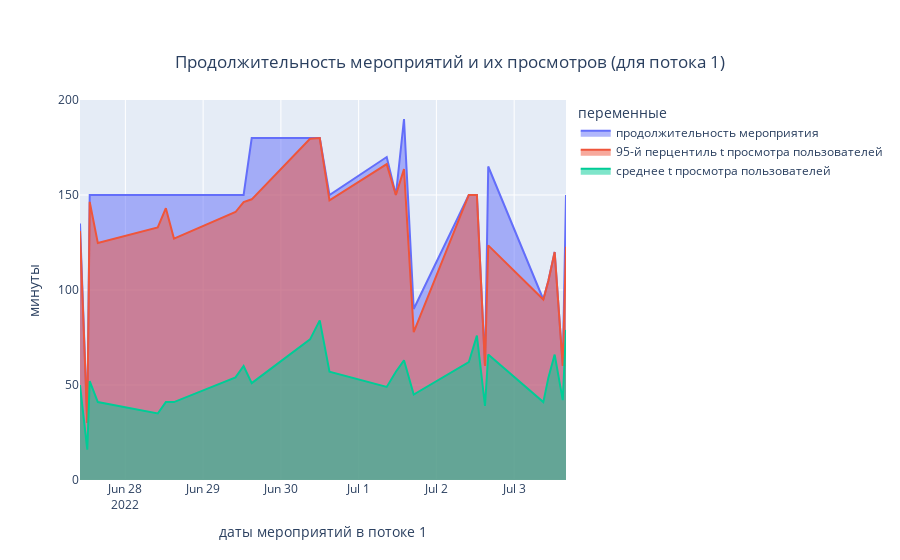
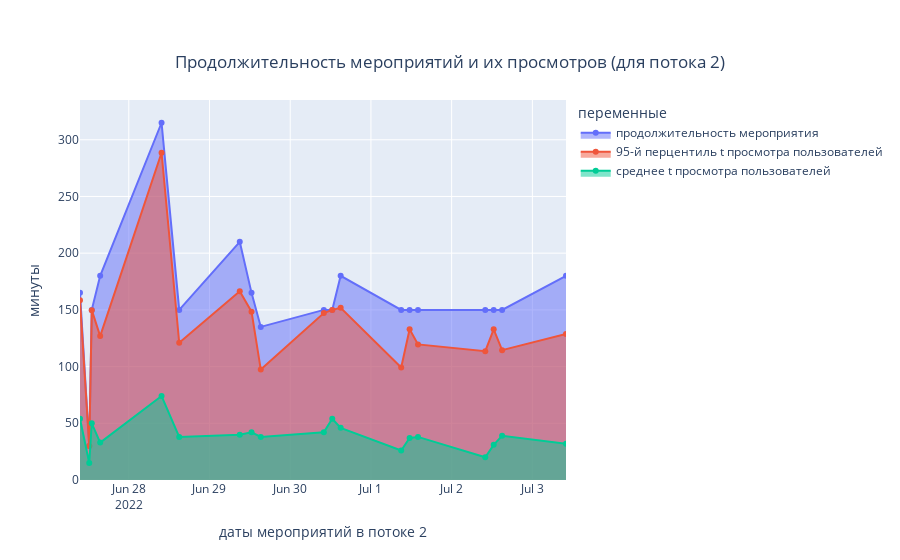
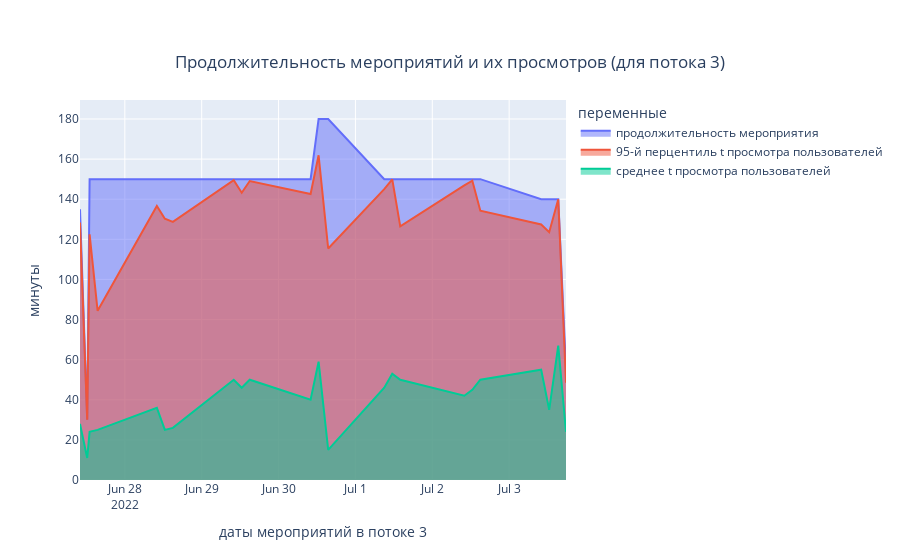
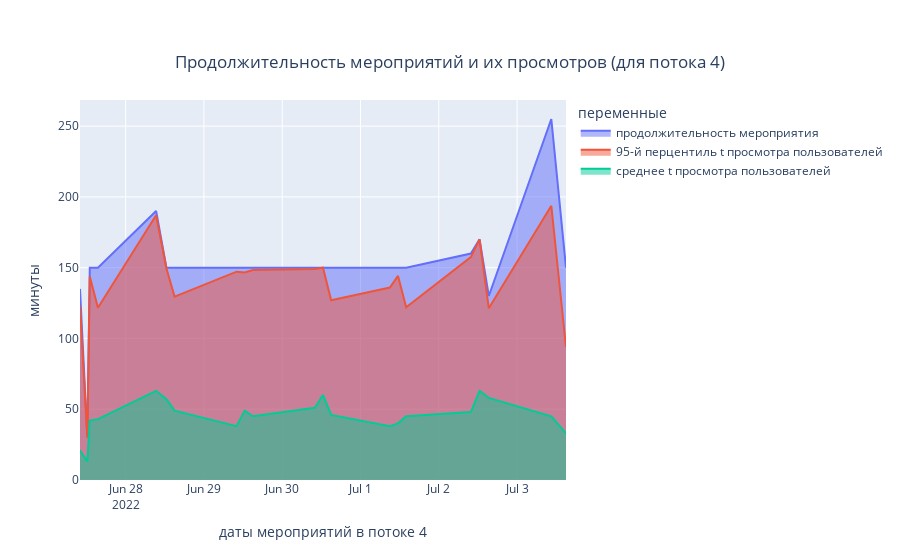

Notebook code cell kept with these figures, in order:
### Code cell
# по каждому потоку выводим на график информацию о длительности мероприятий, 95-й перцентиль по времени 
# просмотра у зрителей, среднее время просмотра у зрителей 

for p in events_view_duration['potok'].unique():
    
    fig = go.Figure()

    fig.add_trace(go.Scatter(
        x= events_view_duration.query(f'potok == {p}')['event_date_start'],
        y= events_view_duration.query(f'potok == {p}')['event_duration_minutes'],
        name="продолжительность мероприятия", fill='tozeroy'      
    ))


    fig.add_trace(go.Scatter(
        x= events_view_duration.query(f'potok == {p}')['event_date_start'],
        y= events_view_duration.query(f'potok == {p}')['perc95_view_duration_minutes'],
        name="95-й перцентиль t просмотра пользователей", fill='tozeroy' 
    ))

    fig.add_trace(go.Scatter(
        x= events_view_duration.query(f'potok == {p}')['event_date_start'],
        y= events_view_duration.query(f'potok == {p}')['avg_view_duration_minutes'],
        name="среднее t просмотра пользователей", fill='tozeroy'
    ))

    fig.update_layout(
        title = {
            'text': f"Продолжительность мероприятий и их просмотров (для потока {p})",
            'y':0.9,
            'x':0.5,
            'xanchor': 'center',
            'yanchor': 'top'},
         legend = {"title" : "переменные"},
         xaxis_title= f"даты мероприятий в потоке {p}", 
         yaxis_title= "минуты")


    fig.show()

### Figure 1 — Plotly figure (JSON) as saved in the notebook; plotly's stock layout.template omitted (floating-point values rounded to 4 significant figures)
{"data": [{"fill": "tozeroy", "name": "продолжительность мероприятия", "type": "scatter", "x": ["2022-06-27T10:00:00", "2022-06-27T12:15:00", "2022-06-27T13:00:00", "2022-06-27T15:30:00", "2022-06-28T10:00:00", "2022-06-28T12:30:00", "2022-06-28T15:00:00", "2022-06-29T10:00:00", "2022-06-29T12:30:00", "2022-06-29T15:00:00", "2022-06-30T09:00:00", "2022-06-30T12:00:00", "2022-06-30T15:00:00", "2022-07-01T08:40:00", "2022-07-01T11:30:00", "2022-07-01T14:00:00", "2022-07-01T17:00:00", "2022-07-02T10:00:00", "2022-07-02T12:30:00", "2022-07-02T15:00:00", "2022-07-02T16:00:00", "2022-07-03T09:00:00", "2022-07-03T10:35:00", "2022-07-03T12:30:00", "2022-07-03T15:00:00", "2022-07-03T16:00:00"], "y": [135, 30, 150, 150, 150, 150, 150, 150, 150, 180, 180, 180, 150, 170, 150, 190, 90, 150, 150, 60, 165, 95, 105, 120, 60, 150]}, {"fill": "tozeroy", "name": "95-й перцентиль t просмотра пользователей", "type": "scatter", "x": ["2022-06-27T10:00:00", "2022-06-27T12:15:00", "2022-06-27T13:00:00", "2022-06-27T15:30:00", "2022-06-28T10:00:00", "2022-06-28T12:30:00", "2022-06-28T15:00:00", "2022-06-29T10:00:00", "2022-06-29T12:30:00", "2022-06-29T15:00:00", "2022-06-30T09:00:00", "2022-06-30T12:00:00", "2022-06-30T15:00:00", "2022-07-01T08:40:00", "2022-07-01T11:30:00", "2022-07-01T14:00:00", "2022-07-01T17:00:00", "2022-07-02T10:00:00", "2022-07-02T12:30:00", "2022-07-02T15:00:00", "2022-07-02T16:00:00", "2022-07-03T09:00:00", "2022-07-03T10:35:00", "2022-07-03T12:30:00", "2022-07-03T15:00:00", "2022-07-03T16:00:00"], "y": [131.1, 30, 146.4, 124.8, 132.9, 143.0, 127.0, 141.0, 146.3, 147.7, 179.6, 180, 147.2, 166.2, 150, 163.6, 77.85, 150, 150, 60, 123.5, 95, 105, 120, 60, 122.8]}, {"fill": "tozeroy", "name": "среднее t просмотра пользователей", "type": "scatter", "x": ["2022-06-27T10:00:00", "2022-06-27T12:15:00", "2022-06-27T13:00:00", "2022-06-27T15:30:00", "2022-06-28T10:00:00", "2022-06-28T12:30:00", "2022-06-28T15:00:00", "2022-06-29T10:00:00", "2022-06-29T12:30:00", "2022-06-29T15:00:00", "2022-06-30T09:00:00", "2022-06-30T12:00:00", "2022-06-30T15:00:00", "2022-07-01T08:40:00", "2022-07-01T11:30:00", "2022-07-01T14:00:00", "2022-07-01T17:00:00", "2022-07-02T10:00:00", "2022-07-02T12:30:00", "2022-07-02T15:00:00", "2022-07-02T16:00:00", "2022-07-03T09:00:00", "2022-07-03T10:35:00", "2022-07-03T12:30:00", "2022-07-03T15:00:00", "2022-07-03T16:00:00"], "y": [50, 16, 52, 41, 35, 41, 41, 54, 60, 51, 74, 84, 57, 49, 57, 63, 45, 62, 76, 39, 66, 41, 54, 66, 42, 79]}], "layout": {"legend": {"title": {"text": "переменные"}}, "title": {"text": "Продолжительность мероприятий и их просмотров (для потока 1)", "x": 0.5, "xanchor": "center", "y": 0.9, "yanchor": "top"}, "xaxis": {"title": {"text": "даты мероприятий в потоке 1"}}, "yaxis": {"title": {"text": "минуты"}}}}

### Figure 2 — Plotly figure (JSON) as saved in the notebook; plotly's stock layout.template omitted (floating-point values rounded to 4 significant figures)
{"data": [{"fill": "tozeroy", "name": "продолжительность мероприятия", "type": "scatter", "x": ["2022-06-27T09:30:00", "2022-06-27T12:15:00", "2022-06-27T13:00:00", "2022-06-27T15:30:00", "2022-06-28T09:45:00", "2022-06-28T15:00:00", "2022-06-29T09:00:00", "2022-06-29T12:30:00", "2022-06-29T15:15:00", "2022-06-30T10:00:00", "2022-06-30T12:30:00", "2022-06-30T15:00:00", "2022-07-01T09:00:00", "2022-07-01T11:30:00", "2022-07-01T14:00:00", "2022-07-02T10:00:00", "2022-07-02T12:30:00", "2022-07-02T15:00:00", "2022-07-03T10:00:00"], "y": [165, 30, 150, 180, 315, 150, 210, 165, 135, 150, 150, 180, 150, 150, 150, 150, 150, 150, 180]}, {"fill": "tozeroy", "name": "95-й перцентиль t просмотра пользователей", "type": "scatter", "x": ["2022-06-27T09:30:00", "2022-06-27T12:15:00", "2022-06-27T13:00:00", "2022-06-27T15:30:00", "2022-06-28T09:45:00", "2022-06-28T15:00:00", "2022-06-29T09:00:00", "2022-06-29T12:30:00", "2022-06-29T15:15:00", "2022-06-30T10:00:00", "2022-06-30T12:30:00", "2022-06-30T15:00:00", "2022-07-01T09:00:00", "2022-07-01T11:30:00", "2022-07-01T14:00:00", "2022-07-02T10:00:00", "2022-07-02T12:30:00", "2022-07-02T15:00:00", "2022-07-03T10:00:00"], "y": [158.5, 30, 149.8, 126.9, 288.6, 121, 166.5, 148.5, 97.36, 147.2, 150, 151.8, 99.19, 133.0, 119.5, 113.6, 132.8, 114.5, 128.8]}, {"fill": "tozeroy", "name": "среднее t просмотра пользователей", "type": "scatter", "x": ["2022-06-27T09:30:00", "2022-06-27T12:15:00", "2022-06-27T13:00:00", "2022-06-27T15:30:00", "2022-06-28T09:45:00", "2022-06-28T15:00:00", "2022-06-29T09:00:00", "2022-06-29T12:30:00", "2022-06-29T15:15:00", "2022-06-30T10:00:00", "2022-06-30T12:30:00", "2022-06-30T15:00:00", "2022-07-01T09:00:00", "2022-07-01T11:30:00", "2022-07-01T14:00:00", "2022-07-02T10:00:00", "2022-07-02T12:30:00", "2022-07-02T15:00:00", "2022-07-03T10:00:00"], "y": [54, 15, 50, 33, 74, 38, 40, 42, 38, 42, 54, 46, 26, 37, 38, 20, 31, 39, 32]}], "layout": {"legend": {"title": {"text": "переменные"}}, "title": {"text": "Продолжительность мероприятий и их просмотров (для потока 2)", "x": 0.5, "xanchor": "center", "y": 0.9, "yanchor": "top"}, "xaxis": {"title": {"text": "даты мероприятий в потоке 2"}}, "yaxis": {"title": {"text": "минуты"}}}}

### Figure 3 — Plotly figure (JSON) as saved in the notebook; plotly's stock layout.template omitted (floating-point values rounded to 4 significant figures)
{"data": [{"fill": "tozeroy", "name": "продолжительность мероприятия", "type": "scatter", "x": ["2022-06-27T10:00:00", "2022-06-27T12:15:00", "2022-06-27T13:00:00", "2022-06-27T15:30:00", "2022-06-28T10:00:00", "2022-06-28T12:30:00", "2022-06-28T15:00:00", "2022-06-29T10:00:00", "2022-06-29T12:30:00", "2022-06-29T15:00:00", "2022-06-30T10:00:00", "2022-06-30T12:30:00", "2022-06-30T15:30:00", "2022-07-01T09:00:00", "2022-07-01T11:30:00", "2022-07-01T14:00:00", "2022-07-02T10:00:00", "2022-07-02T12:30:00", "2022-07-02T15:00:00", "2022-07-03T10:00:00", "2022-07-03T12:30:00", "2022-07-03T15:20:00", "2022-07-03T17:45:00"], "y": [135, 30, 150, 150, 150, 150, 150, 150, 150, 150, 150, 180, 180, 150, 150, 150, 150, 150, 150, 140, 140, 140, 55]}, {"fill": "tozeroy", "name": "95-й перцентиль t просмотра пользователей", "type": "scatter", "x": ["2022-06-27T10:00:00", "2022-06-27T12:15:00", "2022-06-27T13:00:00", "2022-06-27T15:30:00", "2022-06-28T10:00:00", "2022-06-28T12:30:00", "2022-06-28T15:00:00", "2022-06-29T10:00:00", "2022-06-29T12:30:00", "2022-06-29T15:00:00", "2022-06-30T10:00:00", "2022-06-30T12:30:00", "2022-06-30T15:30:00", "2022-07-01T09:00:00", "2022-07-01T11:30:00", "2022-07-01T14:00:00", "2022-07-02T10:00:00", "2022-07-02T12:30:00", "2022-07-02T15:00:00", "2022-07-03T10:00:00", "2022-07-03T12:30:00", "2022-07-03T15:20:00", "2022-07-03T17:45:00"], "y": [128.4, 30, 122.5, 84.34, 136.6, 130.2, 128.7, 149.5, 143.2, 149.1, 142.6, 161.9, 115.4, 145.0, 149.9, 126.5, 146.9, 149.2, 134.3, 127.4, 123.6, 140, 48.46]}, {"fill": "tozeroy", "name": "среднее t просмотра пользователей", "type": "scatter", "x": ["2022-06-27T10:00:00", "2022-06-27T12:15:00", "2022-06-27T13:00:00", "2022-06-27T15:30:00", "2022-06-28T10:00:00", "2022-06-28T12:30:00", "2022-06-28T15:00:00", "2022-06-29T10:00:00", "2022-06-29T12:30:00", "2022-06-29T15:00:00", "2022-06-30T10:00:00", "2022-06-30T12:30:00", "2022-06-30T15:30:00", "2022-07-01T09:00:00", "2022-07-01T11:30:00", "2022-07-01T14:00:00", "2022-07-02T10:00:00", "2022-07-02T12:30:00", "2022-07-02T15:00:00", "2022-07-03T10:00:00", "2022-07-03T12:30:00", "2022-07-03T15:20:00", "2022-07-03T17:45:00"], "y": [28, 11, 24, 25, 36, 25, 26, 50, 46, 50, 40, 59, 15, 46, 53, 50, 42, 45, 50, 55, 35, 67, 24]}], "layout": {"legend": {"title": {"text": "переменные"}}, "title": {"text": "Продолжительность мероприятий и их просмотров (для потока 3)", "x": 0.5, "xanchor": "center", "y": 0.9, "yanchor": "top"}, "xaxis": {"title": {"text": "даты мероприятий в потоке 3"}}, "yaxis": {"title": {"text": "минуты"}}}}

### Figure 4 — Plotly figure (JSON) as saved in the notebook; plotly's stock layout.template omitted (floating-point values rounded to 4 significant figures)
{"data": [{"fill": "tozeroy", "name": "продолжительность мероприятия", "type": "scatter", "x": ["2022-06-27T10:00:00", "2022-06-27T12:15:00", "2022-06-27T13:00:00", "2022-06-27T15:30:00", "2022-06-28T09:20:00", "2022-06-28T12:30:00", "2022-06-28T15:00:00", "2022-06-29T10:00:00", "2022-06-29T12:30:00", "2022-06-29T15:00:00", "2022-06-30T10:00:00", "2022-06-30T12:30:00", "2022-06-30T15:00:00", "2022-07-01T09:00:00", "2022-07-01T11:30:00", "2022-07-01T14:00:00", "2022-07-02T09:50:00", "2022-07-02T12:30:00", "2022-07-02T15:20:00", "2022-07-03T10:30:00", "2022-07-03T15:00:00"], "y": [135, 30, 150, 150, 190, 150, 150, 150, 150, 150, 150, 150, 150, 150, 150, 150, 160, 170, 130, 255, 150]}, {"fill": "tozeroy", "name": "95-й перцентиль t просмотра пользователей", "type": "scatter", "x": ["2022-06-27T10:00:00", "2022-06-27T12:15:00", "2022-06-27T13:00:00", "2022-06-27T15:30:00", "2022-06-28T09:20:00", "2022-06-28T12:30:00", "2022-06-28T15:00:00", "2022-06-29T10:00:00", "2022-06-29T12:30:00", "2022-06-29T15:00:00", "2022-06-30T10:00:00", "2022-06-30T12:30:00", "2022-06-30T15:00:00", "2022-07-01T09:00:00", "2022-07-01T11:30:00", "2022-07-01T14:00:00", "2022-07-02T09:50:00", "2022-07-02T12:30:00", "2022-07-02T15:20:00", "2022-07-03T10:30:00", "2022-07-03T15:00:00"], "y": [123.1, 30, 143.7, 121.7, 187.0, 149.4, 129.5, 147.2, 146.5, 148.3, 149.0, 150, 126.9, 136.0, 144.2, 122.0, 157.5, 170, 121.3, 193.7, 93.88]}, {"fill": "tozeroy", "name": "среднее t просмотра пользователей", "type": "scatter", "x": ["2022-06-27T10:00:00", "2022-06-27T12:15:00", "2022-06-27T13:00:00", "2022-06-27T15:30:00", "2022-06-28T09:20:00", "2022-06-28T12:30:00", "2022-06-28T15:00:00", "2022-06-29T10:00:00", "2022-06-29T12:30:00", "2022-06-29T15:00:00", "2022-06-30T10:00:00", "2022-06-30T12:30:00", "2022-06-30T15:00:00", "2022-07-01T09:00:00", "2022-07-01T11:30:00", "2022-07-01T14:00:00", "2022-07-02T09:50:00", "2022-07-02T12:30:00", "2022-07-02T15:20:00", "2022-07-03T10:30:00", "2022-07-03T15:00:00"], "y": [21, 13, 42, 43, 63, 57, 49, 38, 49, 45, 51, 60, 46, 38, 40, 45, 48, 63, 58, 45, 33]}], "layout": {"legend": {"title": {"text": "переменные"}}, "title": {"text": "Продолжительность мероприятий и их просмотров (для потока 4)", "x": 0.5, "xanchor": "center", "y": 0.9, "yanchor": "top"}, "xaxis": {"title": {"text": "даты мероприятий в потоке 4"}}, "yaxis": {"title": {"text": "минуты"}}}}
